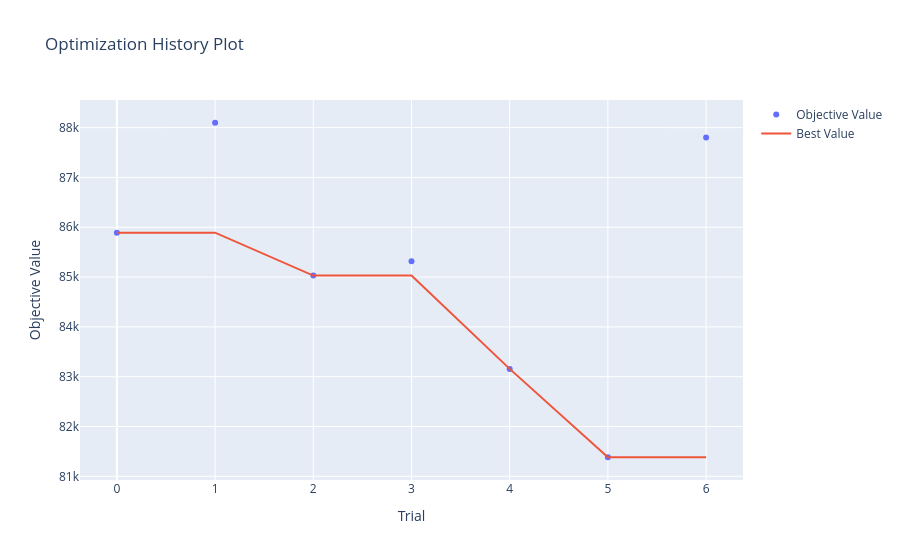
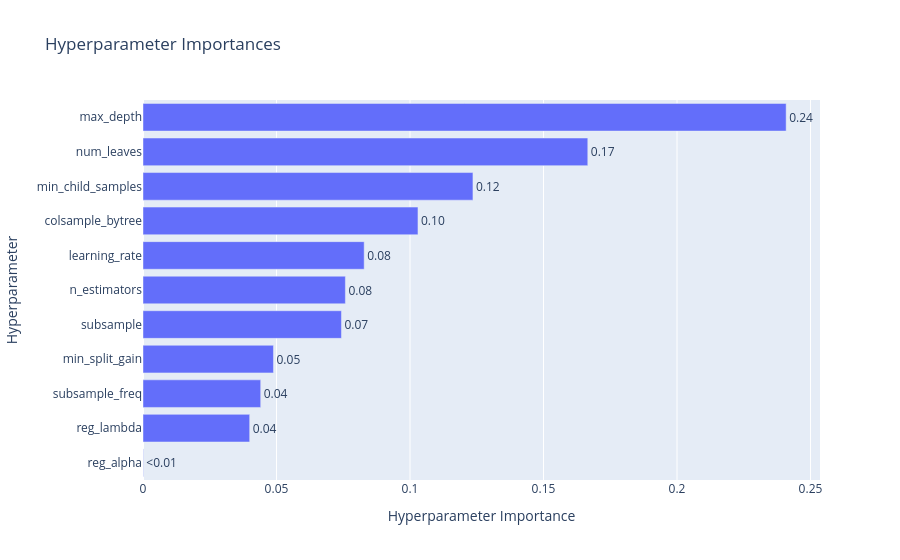

Notebook code cell kept with these figures, in order:
### Markdown cell above
## Final model training with best params

### Code cell
best_params = {
    "objective":     "regression",
    "metric":        "rmse",
    "verbosity":     -1,
    "boosting_type": "gbdt",
    "device":        DEVICE,
    "n_jobs":        N_JOBS,
    "random_state":  42,
    "max_bin":       255,
    **study.best_params,
}

mlflow.set_experiment("lgbm_30_optuna_trials")
mlflow.lightgbm.autolog(log_models=False, silent=True)
mlflow.start_run()
mlflow.log_params({
    "n_stations": TARGET_STATIONS,
    "horizon":    HORIZON,
    "device":     DEVICE,
    **study.best_params,
})

print("Training final LightGBM model …")
final_model = lgb.LGBMRegressor(**best_params)
final_model.fit(
    X_train, y_train,
    eval_set=[(X_val, y_val)],
    callbacks=[
        lgb.early_stopping(stopping_rounds=50, verbose=False),
        lgb.log_evaluation(period=50),
    ],
)
print("Training complete.")

# Optuna importance plot
try:
    from optuna.visualization import plot_param_importances, plot_optimization_history
    plot_optimization_history(study).show()
    plot_param_importances(study).show()
except Exception:
    pass

### Figure 1 — Plotly figure (JSON) as saved in the notebook; plotly's stock layout.template omitted (floating-point values rounded to 4 significant figures)
{"data": [{"mode": "markers", "name": "Objective Value", "x": [0, 1, 2, 3, 4, 5, 6], "y": [85890.0, 88100.0, 85030.0, 85320.0, 83160.0, 81380.0, 87800.0], "type": "scatter"}, {"mode": "lines", "name": "Best Value", "x": [0, 1, 2, 3, 4, 5, 6], "y": [85890.0, 85890.0, 85030.0, 85030.0, 83160.0, 81380.0, 81380.0], "type": "scatter"}, {"marker": {"color": "#cccccc"}, "mode": "markers", "name": "Infeasible Trial", "showlegend": false, "x": [], "y": [], "type": "scatter"}], "layout": {"title": {"text": "Optimization History Plot"}, "xaxis": {"title": {"text": "Trial"}}, "yaxis": {"title": {"text": "Objective Value"}}}}

### Figure 2 — Plotly figure (JSON) as saved in the notebook; plotly's stock layout.template omitted (floating-point values rounded to 4 significant figures)
{"data": [{"cliponaxis": false, "hovertemplate": ["reg_alpha (FloatDistribution): 0.00011097399994962866<extra></extra>", "reg_lambda (FloatDistribution): 0.039955390158565814<extra></extra>", "subsample_freq (IntDistribution): 0.044082857168122505<extra></extra>", "min_split_gain (FloatDistribution): 0.04885957353300501<extra></extra>", "subsample (FloatDistribution): 0.07432140308226311<extra></extra>", "n_estimators (IntDistribution): 0.07579964806982681<extra></extra>", "learning_rate (FloatDistribution): 0.08283775198261747<extra></extra>", "colsample_bytree (FloatDistribution): 0.1029845128028099<extra></extra>", "min_child_samples (IntDistribution): 0.12357825009741984<extra></extra>", "num_leaves (IntDistribution): 0.1665896256859679<extra></extra>", "max_depth (IntDistribution): 0.24088001341945178<extra></extra>"], "name": "Objective Value", "orientation": "h", "text": ["<0.01", "0.04", "0.04", "0.05", "0.07", "0.08", "0.08", "0.10", "0.12", "0.17", "0.24"], "textposition": "outside", "x": [0.000111, 0.03996, 0.04408, 0.04886, 0.07432, 0.0758, 0.08284, 0.103, 0.1236, 0.1666, 0.2409], "y": ["reg_alpha", "reg_lambda", "subsample_freq", "min_split_gain", "subsample", "n_estimators", "learning_rate", "colsample_bytree", "min_child_samples", "num_leaves", "max_depth"], "type": "bar"}], "layout": {"title": {"text": "Hyperparameter Importances"}, "xaxis": {"title": {"text": "Hyperparameter Importance"}}, "yaxis": {"title": {"text": "Hyperparameter"}}}}
